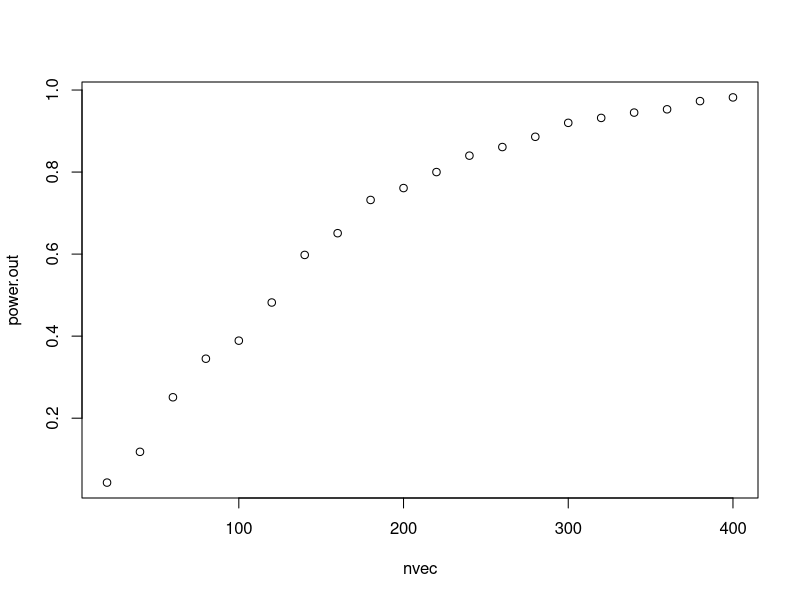

Recreate this plot in R.
setwd("/home/rishiddh/R/PhD_course_work/CES/KI_QuantativeEcology/worksheet")

a<- c(male="red", female="green", juvenile="blue") ## assign names to elements in a vector
b<- seq(from=5, to = 12) ## assign the sequence 5:12 to b
p<- rep(c(1,3), times=10) ## repeat the sequence c(1,3) ten times

b[c(2,4)] ## values of the second and fourth elements
d<-b[-1] ## assign all of b except first element to d
a["male"]

### Practice1 ###
j<- runif(20)
j[c(2,12)]
length(j[j<0.5])
###

trait.x<- rnorm(n=20, mean=1, sd=0.5)
mean(trait.x)

dat.m<- matrix(c(1,2,3,20,21,22), nrow = 2, ncol = 3, byrow = T)
rownames(dat.m)<- c("R1","R2")
colnames(dat.m)<- c("C1", "C2","C3")

dat.m[1,1]
dat.m[-1,] ## all elements except in row 1
dat.m[2,] ## all elements in row 2
dat.m[,2] ## all elements in column 2
dat.m["R1","C3"]
positions<- matrix(ncol = 2, byrow = T, c(1,1,2,3))
positions
dat.m[positions]

dat<- data.frame(mass=rnorm(n=16, mean=10, sd=1), sex=rep(c("m", "f"), times=8), call.rate=rnorm(16, 15, 2))
str(dat)
names(dat)
dat$mass
with(dat, mass)

dat[1,1]
dat[,1]
dat[1,]
dat[,"mass"]

subset(dat, sex=="m")
dat[dat$sex=="m",]

dat[dat$sex=="m","mass"]
subset(dat, mass<mean(mass))

### Practice2 ###
mean(dat[dat$sex=="f","call.rate"])


##### Power Analysis #####

p1 <- 0.1 ## prob. Of ‘success’ for group 1
p2 <- 0.2 ## prob. of ‘success’ for group 2
nvec <- seq(20, 400, by=20) ## vector of sample sizes
reps <- 1000 ## number of iterations
power.out <- numeric(length(nvec)) ## vector to store power estimates
names(power.out) <- nvec
for (i in 1:length(nvec)){## cycle over sample sizes
  out1 <- rbinom(reps, nvec[i], p1)## gives a vector of ## "successes", one for each replicate
  out2 <- rbinom(reps, nvec[i], p2)
  out <- cbind(out1, out2)## bind together successes for ## each group
  pvals <- numeric(reps)## vector to store p values for each iteration
  for (r in 1:nrow(out)) {## cycle over replicates
    pvals[r] <- prop.test(out[r,], c(nvec[i], nvec[i]))$p.value
  }
  power.out[i] <- length(pvals[pvals <= 0.05])/reps## calculate power for each sample size
  #print(power.out[i])## optional -- to keep track of progress
}
plot(nvec, power.out)

print(pvals)